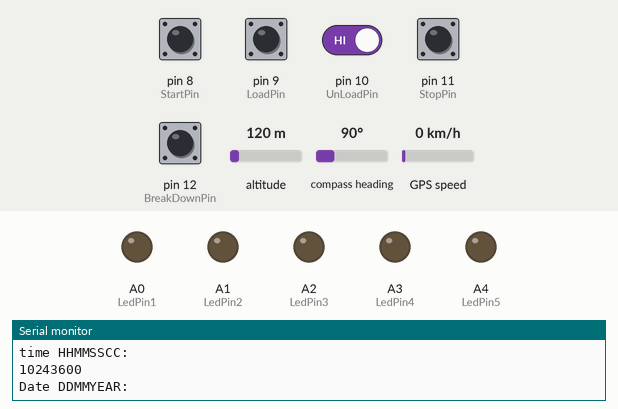
Bench run of a sketch on a simulated Arduino Uno, built with avr-gcc and run on an emulated ATmega328P. Shown: output pins drawn as LEDs (lit = HIGH), the last lines printed to the serial monitor. The test bench sets the inputs (shaded band); at power-on: pin 8 (StartPin), pin 9 (LoadPin), pin 10 (UnLoadPin), pin 11 (StopPin), pin 12 (BreakDownPin) HIGH, altitude 120 m, compass heading 90°, GPS speed 0 km/h. The GPS gets a fix after 3 s at 37.7749, -122.4194 with 8 satellites; the modem accepts every AT command (registered, SIM ready, sends succeed) and sends nothing else.

Above: at 7.7 s.
7.8 s: pin 8 (StartPin) pulled LOW for 0.2 s
At 9.1 s:
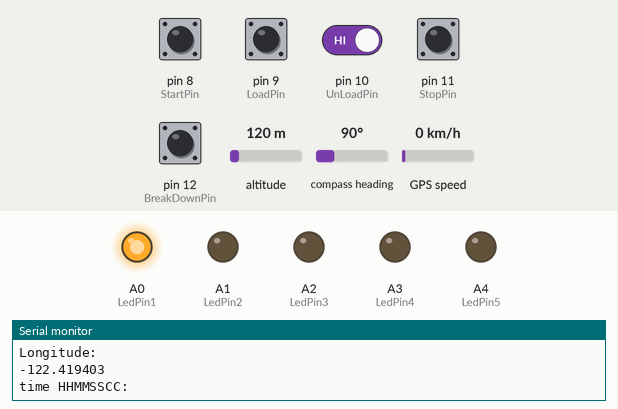
9.5 s: pin 12 (BreakDownPin) pulled LOW for 1 s
At 9.95 s:
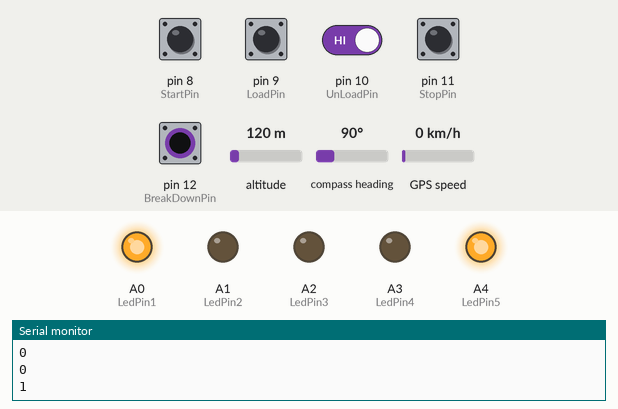
12.0 s: pin 9 (LoadPin) pulled LOW for 0.2 s
At 13.4 s:
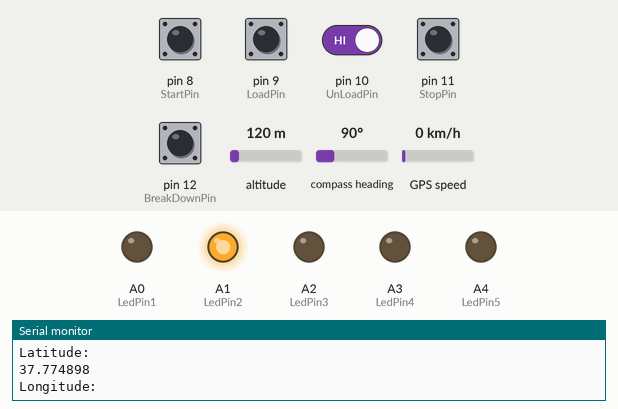
13.7 s: pin 12 (BreakDownPin) pulled LOW for 0.2 s
At 14.4 s:
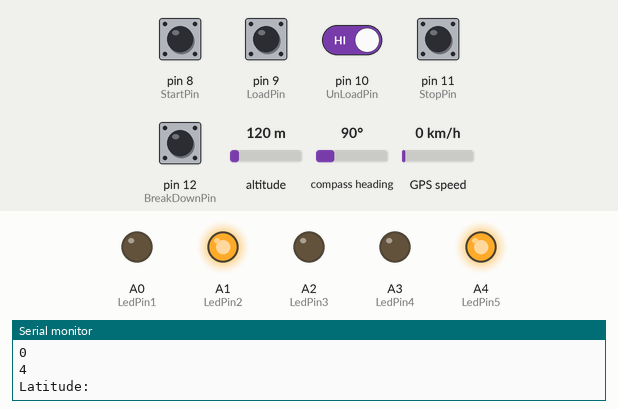
19.8 s: pin 10 (UnLoadPin) driven LOW and pin 12 (BreakDownPin) driven LOW
At 20.67 s:
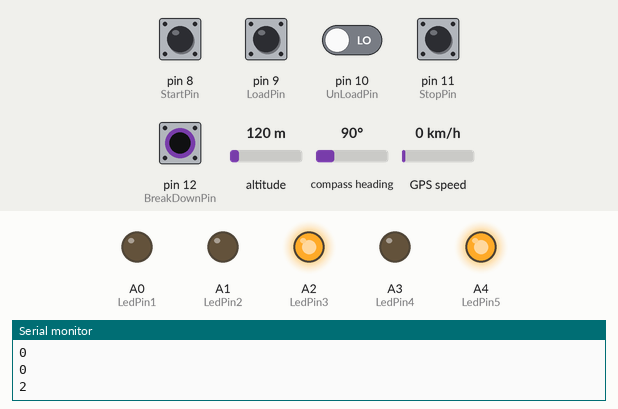
Timing chart, 0 to 24.3 s (numbered marks = the images above; inputs shaded):
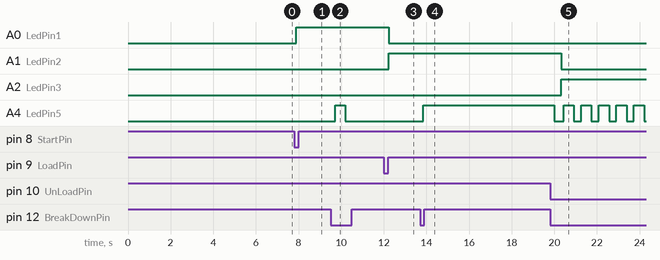

The sketch:

RPS_VIJ_20_07.ino
```cpp
// (licence header left out)
#include <Wire.h>
#include <TinyGPS++.h>
#include <SoftwareSerial.h>

SoftwareSerial gprsSerial(4, 5);//Tx = Pin 4, Rx = Pin 5 .
SoftwareSerial Serial_Connection(2, 3); //Tx = Pin 2, Rx = Pin 3 .
TinyGPSPlus gps;

int currentStatus=0,PreviousStatus,i=0,a=0,b=0,c=0,d=1,e=0;
int unit_id = 1;
long currentDay,currentTime;
float currentSpeed;
char inData[100];
char inData1[20];
char inchar;
byte index=0;
byte index1=0;
int j=0;
int num;
String currentIMEI="868004025881163";

const int StartPin=8,LoadPin=9,UnLoadPin=10,StopPin=11,BreakDownPin=12;
const int LedPin1=A0,LedPin2=A1,LedPin3=A2,LedPin4=A3,LedPin5=A4;
boolean ButtonState1 = 0,ButtonState2 = 0,ButtonState3 = 0,ButtonState4 = 0,ButtonState5 = 0;

float Lat,Lon,flat, flon;
String addDay;

void setup()
{


PushButtonMode();
gprsSerial.begin(9600);
  Serial.begin(9600);
  Serial_Connection.begin(9600);//This opens up communications to the GPS
  Serial.println("GPS Start");//Just show to the monitor that the sketch has started
  Serial.println("Config SIM900...");
  delay(2000);
  Serial.println("Done!...");
  gprsSerial.flush();
  Serial.flush();

 Gsm_Gprs_Setup(); // attach or detach from GPRS service

}

void loop()
{
  PushButton();
  Gps();
Serial.println("Values");
Serial.println(Lat,6);

  //if(a==1)
  //{
  Gsm_Server_Loop();
  //}

}


void Gsm_Gprs_Setup()
{

  gprsSerial.listen();
    gprsSerial.println("AT+CGATT?");
  delay(100);
  toSerial();

  gprsSerial.println("AT+CIFSR?");
  delay(100);
  toSerial();


  // bearer settings
  gprsSerial.println("AT+SAPBR=3,1,\"CONTYPE\",\"GPRS\" ");
  delay(2000);
  toSerial();

  // bearer settings
  gprsSerial.println("AT+SAPBR=3,1,\"APN\",\"http:/TATA.DOCOMO.INTERNET\" ");
  delay(200);
  toSerial();
  gprsSerial.println("AT+SAPBR=2,1");
  delay(1000);
  toSerial();

  // bearer settings
  gprsSerial.println("AT+SAPBR=1,1");
  delay(1000);
  toSerial();

}

void Gsm_Server_Loop()
{
  PushButton();
    gprsSerial.listen();
    toSerial();

  gprsSerial.println("AT+CGATT?");
  delay(100);
  toSerial();

  gprsSerial.println("AT+CIFSR?");
  delay(100);
  toSerial();
  gprsSerial.println("AT+SAPBR=3,1,\"CONTYPE\",\"GPRS\" ");
  delay(1000);
  PushButton();
  toSerial();
  gprsSerial.println("AT+SAPBR=3,1,\"APN\",\"http:/TATA.DOCOMO.INTERNET\" ");
  delay(1000);
  toSerial();
  gprsSerial.println("AT+SAPBR=2,1");
  delay(400);
  PushButton();
  toSerial();
  gprsSerial.println("AT+SAPBR=1,1");
  PushButton();
  toSerial();
   gprsSerial.println("AT+HTTPINIT");
   delay(500);
   toSerial();
   gprsSerial.println("AT+HTTPPARA=\"CID\",1");
   delay(500);
   toSerial();
   gprsSerial.print( F("AT+HTTPPARA=\"URL\",\"http://tarunpulluri.com/gps/adddata1.php?Pin=") );
  delay(100);

          gprsSerial.print(currentIMEI);

  gprsSerial.print(F("&Date="));

  gprsSerial.print( currentDay );


  gprsSerial.print( F("&Time=") );
  gprsSerial.print( currentTime );

          gprsSerial.print(F("&Lat="));

          gprsSerial.print(Lat,6);

          gprsSerial.print(F("&Lon="));

          gprsSerial.print(Lon,6);

          gprsSerial.print(F("&Speed="));
          gprsSerial.print( currentSpeed);

          gprsSerial.print(F("&Status="));

          gprsSerial.print(currentStatus);


  gprsSerial.println( '\"' );
  toSerial();
  delay(900);
  PushButton();

   gprsSerial.println("AT+HTTPACTION=0");
   PushButton();
   delay(2000);
   PushButton();
   delay(2000);
   PushButton();
   delay(1500);
   PushButton();
   delay(1200);
   PushButton();
   toSerial();

   gprsSerial.println("AT+HTTPREAD");
   delay(1200);
   PushButton();
   toSerial();
   gprsSerial.println("AT+HTTPTERM");
   toSerial();
   delay(300);
   gprsSerial.println("AT+SAPBR=0,1");
   delay(500);
   toSerial();

   gprsSerial.println("");
   delay(800);
}

void Gps()
{
  for(i=0 ; i<100 ; i++)
  {

    PushButton();

  Serial_Connection.listen();
    Serial.println("Latitude:");
    Lat = Serial_Connection.println(gps.location.lat(),6);
    Lat = Serial.println(gps.location.lat(),6);
   delay(100);
   Lat = gps.location.lat();

    Serial.println("Longitude:");
 Lon=Serial_Connection.println(gps.location.lng(),6);
 Lon=Serial.println(gps.location.lng(),6);

    Lon = gps.location.lng();
    Serial.println("time HHMMSSCC:");
    currentTime=Serial.println(gps.time.value());
   Serial.println("Date DDMMYEAR:");
    currentDay=Serial.println(gps.date.value());
    Serial.println("Speed KMPH:");
    currentSpeed=Serial.println(gps.speed.kmph(),6);
  while(Serial_Connection.available())//While there are characters to come from the GPS
  {
    gps.encode(Serial_Connection.read());//This feeds the serial NMEA data into the library one char at a time
    toSerial();
  }
  if(i>50)
  {
   PushButton();

    Serial.println("time HHMMSSCC:");
    currentTime=Serial.println(gps.time.value());
    currentTime=Serial_Connection.println(gps.time.value());
    currentTime = gps.time.value();
   Serial.println("Date DDMMYEAR:");
    currentDay=Serial.println(gps.date.value());
    currentDay=Serial_Connection.println(gps.date.value());
    currentDay = gps.date.value();
    Serial.println("Speed KMPH:");
    currentSpeed=Serial.println(gps.speed.kmph(),6);
    currentSpeed=Serial_Connection.println(gps.speed.kmph(),6);
    currentSpeed = gps.speed.kmph();
    if(i>75)
  {
   PushButton();
   Serial.println("Date DDMMYEAR:");
    currentDay=Serial.println(gps.date.value());
    currentDay=Serial_Connection.println(gps.date.value());
    currentDay = gps.date.value();
    Serial.println("Speed KMPH:");
    currentSpeed=Serial.println(gps.speed.kmph(),6);
    currentSpeed=Serial_Connection.println(gps.speed.kmph(),6);
    currentSpeed = gps.speed.kmph();

    }
if(i>85)
  {
   PushButton();
    Serial.println("Speed KMPH:");
    currentSpeed=Serial.println(gps.speed.kmph(),6);
    currentSpeed=Serial_Connection.println(gps.speed.kmph(),6);
    currentSpeed = gps.speed.kmph();

  }

    }
  }


}


void PushButtonMode()
{
  pinMode(LedPin1, OUTPUT);
  pinMode(LedPin2, OUTPUT);
  pinMode(LedPin3, OUTPUT);
  pinMode(LedPin4, OUTPUT);
  pinMode(LedPin5, OUTPUT);
  pinMode(StartPin, INPUT_PULLUP); // Connects internal pullup resistor
  pinMode(LoadPin, INPUT_PULLUP);
  pinMode(UnLoadPin, INPUT_PULLUP);
  pinMode(StopPin, INPUT_PULLUP);
  pinMode(BreakDownPin, INPUT_PULLUP);

}


void PushButton()
{
  ButtonState1 = !digitalRead(StartPin);
  ButtonState2 = !digitalRead(LoadPin);
  ButtonState3 = !digitalRead(UnLoadPin);
  ButtonState4 = !digitalRead(StopPin);
  ButtonState5 = !digitalRead(BreakDownPin); //The inverts the digitalRead() so an active low becomes HIGH
 Serial.print("a,b,c,d,status=");
 Serial.println(a);
 Serial.println(b);
 Serial.println(c);
 Serial.println(d);
 Serial.println(currentStatus);
 Start();
 Load();
 UnLoad();
 Stop();
 BreakDown();
}

void Start()
 {

  if (ButtonState1 == HIGH)
  {
    if(((e==0)&&(a==0))&&(d==1))
    {
     a=1;
     b=0;
     c=0;
     d=0;
     currentStatus=1;
    digitalWrite(LedPin1, HIGH);
    digitalWrite(LedPin2, LOW);
    digitalWrite(LedPin3, LOW);
    digitalWrite(LedPin4, LOW);
    digitalWrite(LedPin5, LOW);
    delay(100);
    }
  }
 }

 void Load()
 {
   if (ButtonState2 == HIGH)
   {
     if(((a==1)&&(b==0))&&(e==0))
     {
       b=1;
       c=0;
       d=0;
       currentStatus=2;
    digitalWrite(LedPin1, LOW);
    digitalWrite(LedPin2, HIGH);
    digitalWrite(LedPin3, LOW);
    digitalWrite(LedPin4, LOW);
    digitalWrite(LedPin5, LOW);
    delay(100);
     }

  }
 }

 void UnLoad()
 {
   if (ButtonState3 == HIGH)
   {
     if(((b==1)&&(c==0))&&(e==0))
     {
       a=1;
       b=1;
       c=1;
       d=0;
       currentStatus=3;
    digitalWrite(LedPin1, LOW);
    digitalWrite(LedPin2, LOW);
    digitalWrite(LedPin3, HIGH);
    digitalWrite(LedPin4, LOW);
    digitalWrite(LedPin5, LOW);
    delay(100);
     }
  }
 }

 void Stop()
{
  if (ButtonState4 == HIGH)
  {
    if(((c==1)&&(d==0))&&(e==0))
   { a=0;
     b=0;
     c=0;
     d=1;
     currentStatus=0;
    digitalWrite(LedPin1, LOW);
    digitalWrite(LedPin2, LOW);
    digitalWrite(LedPin3, LOW);
    digitalWrite(LedPin4, HIGH);
    digitalWrite(LedPin5, LOW);
    delay(100);
   }
  }
}

void BreakDown()
{

  if (ButtonState5 == HIGH)
  {
    if(e==0)
    {
     PreviousStatus=currentStatus;
     currentStatus=4;
    digitalWrite(LedPin5, HIGH);
    delay(300);
    e=1;
    }
    else
    {
      currentStatus=PreviousStatus;
      digitalWrite(LedPin5,LOW);
      delay(300);
      e=0;
    }
  }

}


void toSerial()
{
    while(gprsSerial.available()!=0)

   {
      Serial.write(gprsSerial.read());
    }
 }

void toSerial1()
{
  while(Serial_Connection.available()!=0)
    {
    Serial.write(Serial_Connection.read());
    }
 }
```

Measured:
- after the input at 7.8 s, A0 (LedPin1): LOW → HIGH after 0.10 s
- after the input at 9.5 s, A4 (LedPin5): LOW → HIGH after 0.22 s, → LOW 0.49 s later
- after the input at 12.0 s, A0 (LedPin1): HIGH → LOW after 0.22 s; A1 (LedPin2): LOW → HIGH after 0.22 s
- after the input at 13.7 s, A4 (LedPin5): LOW → HIGH after 0.15 s
- after the input at 19.8 s, A1 (LedPin2): HIGH → LOW after 0.54 s; A2 (LedPin3): LOW → HIGH after 0.54 s; A4 (LedPin5): HIGH → LOW after 0.20 s, then repeats every 0.83 s: HIGH 0.49 s, LOW 0.34 s
